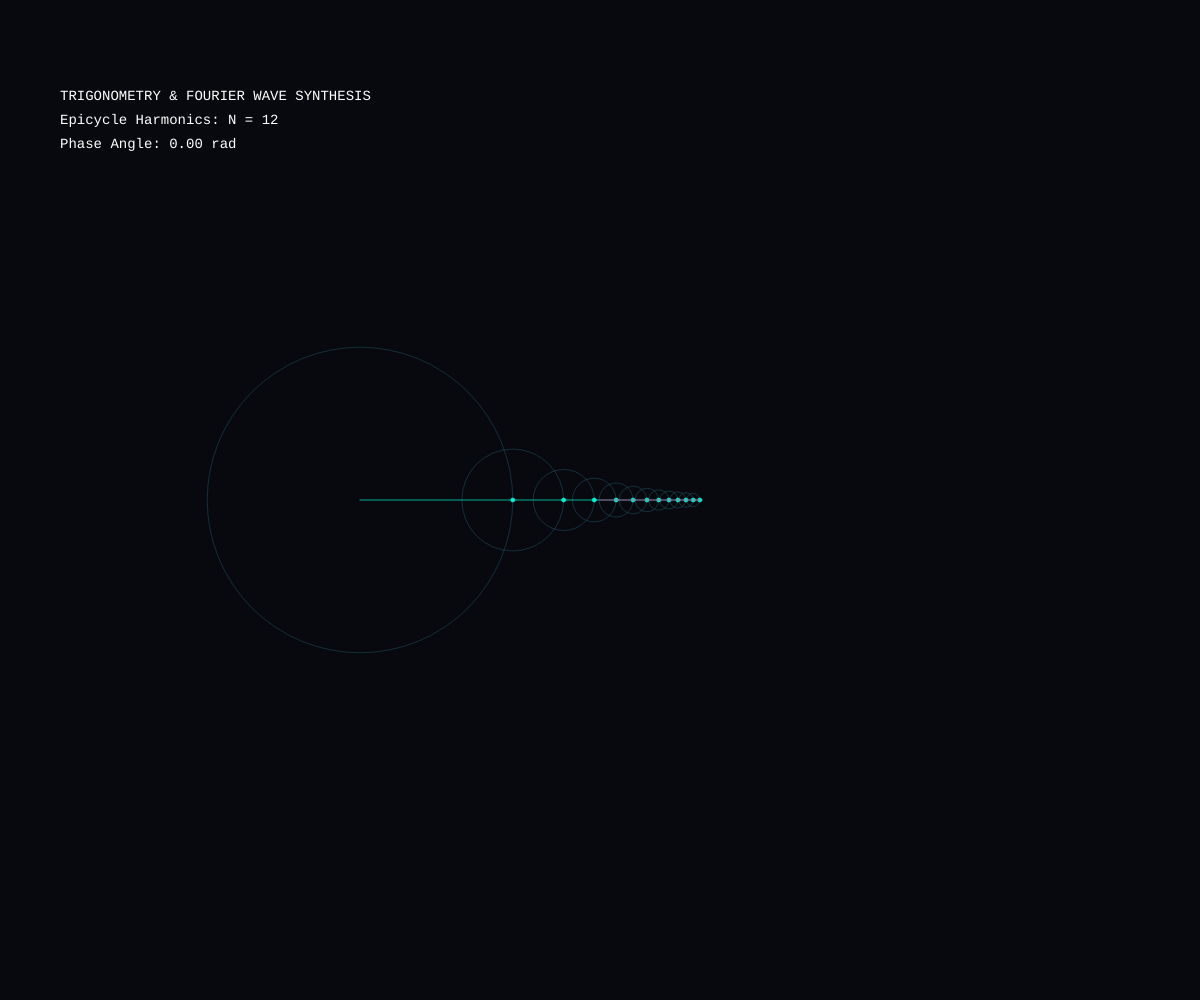
Frame 1 (no input)
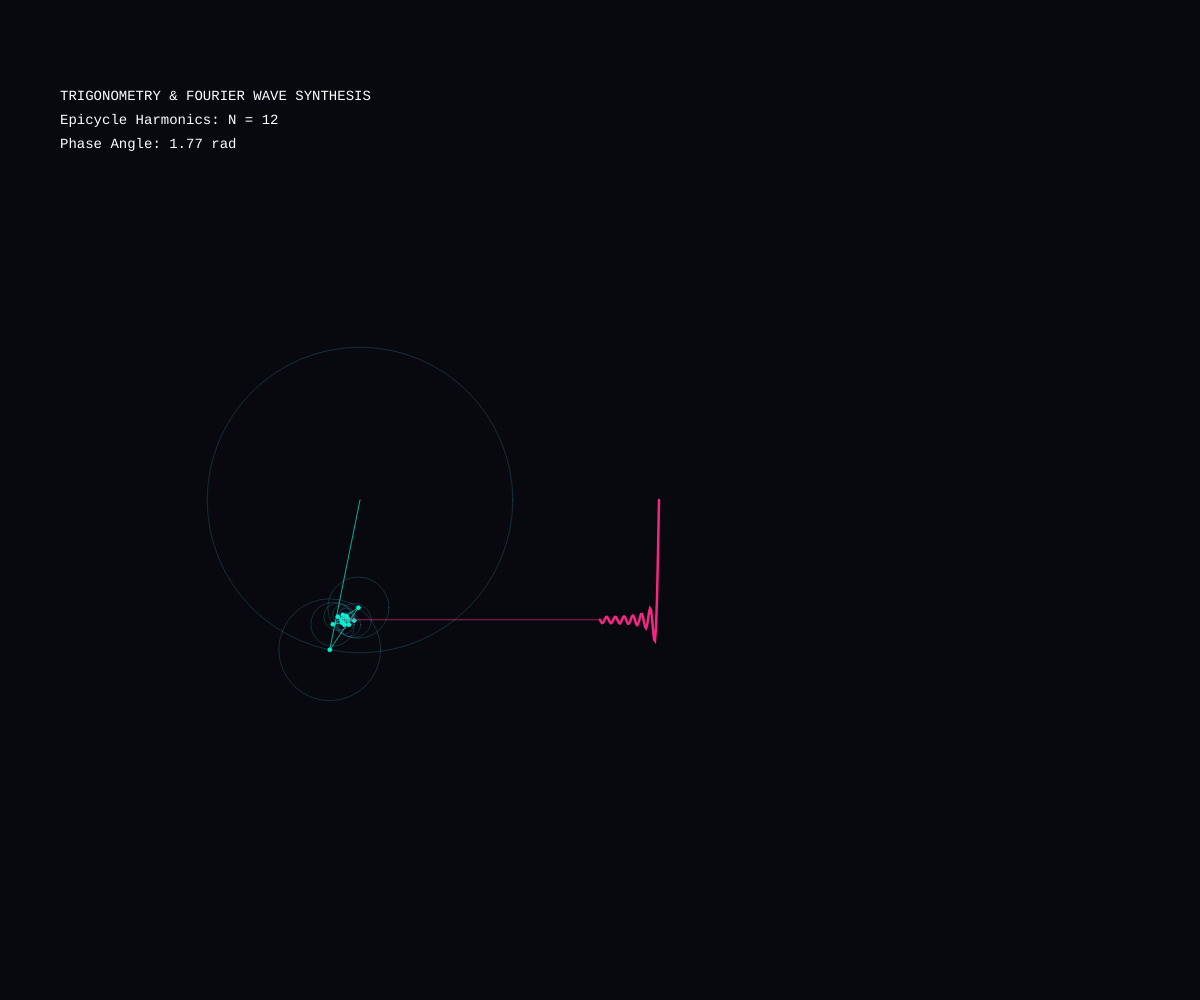
Frame 60 (no input)
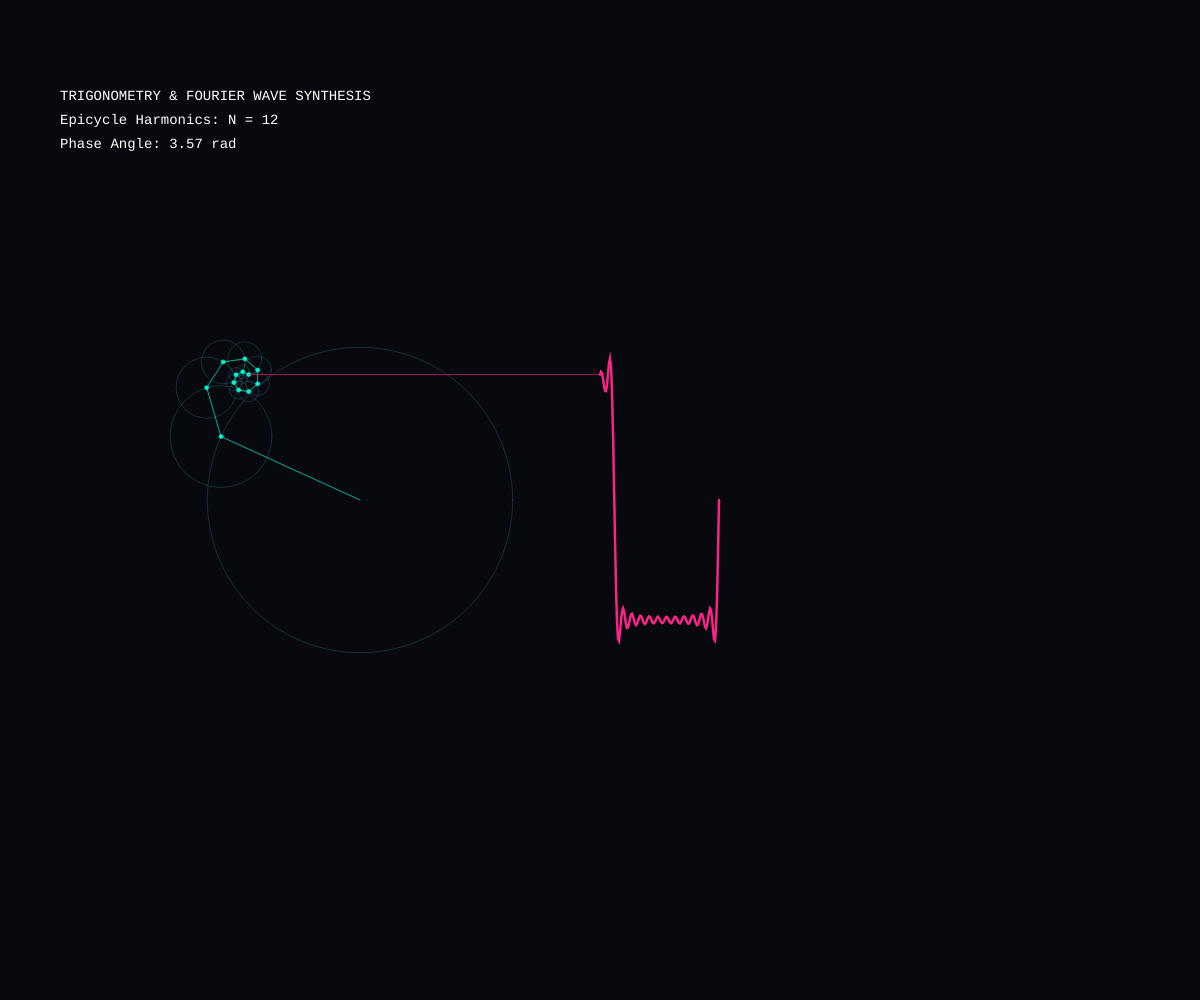
Frame 120 (the mouse pressed at the canvas centre since frame 60)

The p5.js sketch that drew these frames (run headless with seeded random() and noise() and a simulated clock; from frame 60 on, the mouse is pressed at the canvas centre):

// p5.js sketch
// ── sketch.js
// Procanimation World — Trigonometric Function & Fourier Wave Synthesis
// Formula: Square(t) = (4/pi) * sum_{n=1}^N [ sin((2n-1)omega t) / (2n-1) ]

let time = 0;
let wave = [];
let numEpicycles = 12;

function setup() {
  createCanvas(windowWidth, windowHeight);
}

function draw() {
  background(7, 9, 14);
  translate(width * 0.3, height * 0.5);

  let x = 0;
  let y = 0;

  for (let i = 0; i < numEpicycles; i++) {
    let prevx = x;
    let prevy = y;

    let n = i * 2 + 1;
    let radius = 120 * (4 / (n * PI));
    x += radius * cos(n * time);
    y += radius * sin(n * time);

    // Orbit Circle
    stroke(76, 201, 240, 50);
    noFill();
    strokeWeight(1);
    ellipse(prevx, prevy, radius * 2);

    // Radius Vector Line
    stroke(0, 245, 212, 180);
    line(prevx, prevy, x, y);
    fill(0, 245, 212);
    circle(x, y, 4);
  }

  wave.unshift(y);
  if (wave.length > 600) {
    wave.pop();
  }

  // Projection Line
  stroke(247, 37, 133, 160);
  line(x, y, width * 0.2, wave[0]);

  // Synthesized Wave Path
  stroke(247, 37, 133);
  strokeWeight(2.5);
  noFill();
  beginShape();
  for (let i = 0; i < wave.length; i++) {
    vertex(i + width * 0.2, wave[i]);
  }
  endShape();

  // Telemetry HUD
  fill(255);
  noStroke();
  textSize(14);
  textFont('monospace');
  text("TRIGONOMETRY & FOURIER WAVE SYNTHESIS", -width * 0.25, -height * 0.4);
  text(`Epicycle Harmonics: N = ${numEpicycles}`, -width * 0.25, -height * 0.4 + 24);
  text(`Phase Angle: ${(time % (2 * PI)).toFixed(2)} rad`, -width * 0.25, -height * 0.4 + 48);

  time += 0.03;
}

function windowResized() {
  resizeCanvas(windowWidth, windowHeight);
}
